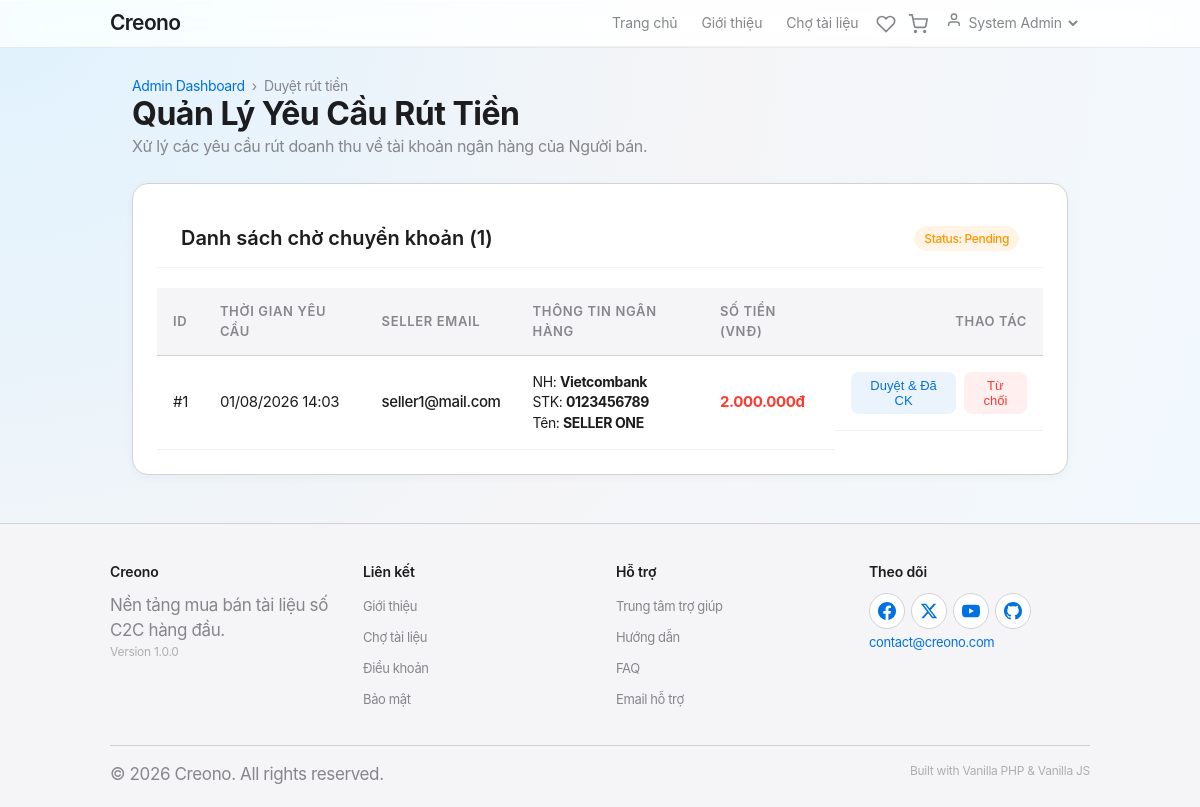
Page /admin/withdrawals (signed in) on the committed database.
### tables this page shows
CREATE TABLE withdraw_requests (
    id BIGINT AUTO_INCREMENT PRIMARY KEY,
    wallet_id BIGINT NOT NULL,
    amount DECIMAL(19,4) NOT NULL,
    bank_name VARCHAR(255) NOT NULL,
    bank_account_number VARCHAR(100) NOT NULL,
    bank_account_name VARCHAR(255) NOT NULL,
    status TINYINT DEFAULT 1 COMMENT '1: Pending, 2: Approved, 3: Rejected',
    admin_note TEXT DEFAULT NULL,
    processed_by BIGINT DEFAULT NULL COMMENT 'Admin ID',
    created_at DATETIME DEFAULT CURRENT_TIMESTAMP,
    updated_at DATETIME DEFAULT CURRENT_TIMESTAMP ON UPDATE CURRENT_TIMESTAMP,
    CONSTRAINT fk_withdraw_wallet FOREIGN KEY (wallet_id) REFERENCES wallets(id),
    CONSTRAINT fk_withdraw_admin FOREIGN KEY (processed_by) REFERENCES users(id)
);

CREATE TABLE users (
    id BIGINT AUTO_INCREMENT PRIMARY KEY,
    name VARCHAR(255) NOT NULL,
    email VARCHAR(255) NOT NULL UNIQUE,
    password VARCHAR(255) NOT NULL,
    role TINYINT DEFAULT 1 COMMENT '1:Buyer, 2:Seller, 3:Admin, 4:Censor',
    is_locked TINYINT DEFAULT 0 COMMENT '0:Active, 1:Locked',
    created_at DATETIME DEFAULT CURRENT_TIMESTAMP
);

### app/Controllers/Admin.php (called while the page is built, shortened)
<?php
class Admin extends Controller
{
    private Wallet $walletModel;
    public function __construct()
    {
        $this->walletModel = $this->model('Wallet');
    }
    public function withdrawals(): void
    {
        $data = [
            'title' => 'Phê duyệt rút tiền',
            'requests' => $this->walletModel->getPendingWithdrawals(),
            'csrf_token' => generateCsrfToken()
        ];
        $this->view('admin/withdrawals/index', $data);
    }
}

### app/Core/App.php (called while the page is built, shortened)
<?php
class App {
    protected $currentMethod = 'index';
    public function __construct() {
        $url = $this->getUrl();
        if (isset($url[0]) && file_exists('../app/Controllers/' . ucwords($url[0]) . '.php')) {
            unset($url[0]);
        }
        $this->currentController = new $this->currentController;
        if (isset($url[1])) {
            if (method_exists($this->currentController, $url[1])) {
                $this->currentMethod = $url[1];
                unset($url[1]);
            }
        }
        $this->params = $url ? array_values($url) : [];
        call_user_func_array([$this->currentController, $this->currentMethod], $this->params);
    }
    public function getUrl() {
        if (isset($_GET['url'])) {
            $url = rtrim($_GET['url'], '/');
            $url = filter_var($url, FILTER_SANITIZE_URL);
            $url = explode('/', $url);
            return $url;
        }
        return ['Pages', 'index'];
    }
}

### public/index.php (called while the page is built, shortened)
<?php
require_once '../app/Core/Database.php';
require_once '../app/Core/Controller.php';
require_once '../app/Core/App.php';
$init = new App();

### app/Core/Database.php (called while the page is built, shortened)
<?php
class Database {
    private $host = DB_HOST;
    private $user = DB_USER;
    private $pass = DB_PASS;
    private $dbname = DB_NAME;
    private $dbh;
    private $stmt;
    public function __construct() {
        $dsn = 'mysql:host=' . $this->host . ';dbname=' . $this->dbname . ';charset=utf8mb4';
        $options = array(
            PDO::ATTR_PERSISTENT => true,
            PDO::ATTR_ERRMODE => PDO::ERRMODE_EXCEPTION,
            PDO::ATTR_DEFAULT_FETCH_MODE => PDO::FETCH_OBJ
        );
        try {
            $this->dbh = new PDO($dsn, $this->user, $this->pass, $options);
        } catch (PDOException $e) {
            $this->error = $e->getMessage();
            die("Lỗi kết nối DB: " . $this->error);
        }
    }
    public function query($sql) {
        $this->stmt = $this->dbh->prepare($sql);
    }
    public function execute() {
        return $this->stmt->execute();
    }
    public function resultSet() {
        $this->execute();
        return $this->stmt->fetchAll();
    }
}

### app/Models/Wallet.php (called while the page is built, shortened)
<?php
class Wallet
{
    private Database $db;
    public function __construct()
    {
        $this->db = new Database;
    }
    public function getPendingWithdrawals(): array
    {
        $this->db->query("
            SELECT w.id AS request_id,
                   u.email AS seller_email,
                   w.amount AS amount,
                   w.bank_name AS bank_name,
                   w.bank_account_number AS bank_account_number,
                   w.bank_account_name AS bank_account_name,
                   w.created_at AS created_at
            FROM withdraw_requests w
            JOIN wallets wal ON w.wallet_id = wal.id
            JOIN users u ON wal.user_id = u.id
            WHERE w.status = 1
            ORDER BY w.created_at ASC
        ");
        return $this->db->resultSet();
    }
}

### app/Views/admin/withdrawals/index.php (the view, shortened to what this page needs)
<?php require APPROOT . '/Views/inc/header.php'; ?>
<div class="container mt-4 mb-5">
    <div class="admin-header flex-between mb-4">
        <div>
            <nav class="breadcrumb mb-2">
                <a href="<?php echo URLROOT; ?>/admin/dashboard">Admin Dashboard</a> &nbsp;&rsaquo;&nbsp;
                <span class="text-muted">Duyệt rút tiền</span>
            </nav>
            <h1 class="admin-title">Quản Lý Yêu Cầu Rút Tiền</h1>
            <p class="admin-subtitle">Xử lý các yêu cầu rút doanh thu về tài khoản ngân hàng của Người bán.</p>
        </div>
    </div>
    <div class="admin-card">
        <div class="card-header flex-between">
            <h3>Danh sách chờ chuyển khoản (<?php echo count($data['requests']); ?>)</h3>
            <span class="badge badge-warning">Status: Pending</span>
        </div>
        <div class="table-responsive">
            <table class="admin-table">
                <thead>
                    <tr>
                        <th>ID</th>
                        <th>Thời gian yêu cầu</th>
                        <th>Seller Email</th>
                        <th>Thông tin Ngân hàng</th>
                        <th>Số tiền (VNĐ)</th>
                        <th class="text-right">Thao tác</th>
                    </tr>
                </thead>
                <tbody>
                    <?php if (!empty($data['requests'])) : ?>
                        <?php foreach ($data['requests'] as $req) : ?>
                            <tr>
                                <td><span class="text-muted">#<?php echo $req->request_id; ?></span></td>
                                <td><?php echo date('d/m/Y H:i', strtotime($req->created_at)); ?></td>
                                <td><strong class="font-medium text-dark"><?php echo htmlspecialchars($req->seller_email); ?></strong></td>
                                <td>
                                    <div class="font-sm">
                                        NH: <strong><?php echo htmlspecialchars($req->bank_name); ?></strong><br>
                                        STK: <strong><?php echo htmlspecialchars($req->bank_account_number); ?></strong><br>
                                        Tên: <strong><?php echo htmlspecialchars($req->bank_account_name ?? 'Không xác định'); ?></strong> </div>
                                </td>
                                <td><strong class="text-danger"><?php echo number_format($req->amount, 0, ',', '.'); ?>đ</strong></td>
                                <td class="text-right action-buttons">
                                    <form action="<?php echo URLROOT; ?>/admin/processWithdrawal" method="POST" data-ajax="true" style="display: inline-block;">
                                        <button type="submit" class="btn-action btn-action-edit" title="Đã chuyển khoản xong">
                                            Duyệt & Đã CK
                                        </button>
                                    </form>
                                    <form action="<?php echo URLROOT; ?>/admin/processWithdrawal" method="POST" data-ajax="true" style="display: inline-block;">
                                        <button type="submit" class="btn-action btn-action-delete" title="Từ chối và Hoàn tiền về ví">
                                            Từ chối
                                        </button>
                                    </form>
                                </td>
                            </tr>
                        <?php endforeach; ?>
                    <?php else : ?>
                        <tr>
                            <td colspan="6" class="text-center text-muted py-4">Tất cả yêu cầu rút tiền đã được xử lý xong!</td>
                        </tr>
                    <?php endif; ?>
                </tbody>
            </table>
        </div>
    </div>
</div>
<?php require APPROOT . '/Views/inc/footer.php'; ?>

### public/css/style.css (style rules this page uses)
:root { --apple-blue: #0071e3; --apple-blue-hover: #0077ed; --apple-blue-light: #2997ff; --apple-red: #ff3b30; --apple-green: #34c759; --apple-orange: #ff9500; --apple-gray: #86868b; --apple-gray-light: #aeaeb2; --apple-gray-bg: #f5f5f7; --apple-gray-border: #d2d2d7; --apple-black: #1d1d1f; --apple-white: #ffffff; --apple-shadow-sm: 0 2px 8px rgba(0, 0, 0, 0.04); --apple-shadow-md: 0 4px 16px rgba(0, 0, 0, 0.06); --apple-shadow-lg: 0 8px 32px rgba(0, 0, 0, 0.08); --apple-shadow-xl: 0 16px 48px rgba(0, 0, 0, 0.12); --apple-radius-sm: 8px; --apple-radius-md: 12px; --apple-radius-lg: 16px; --apple-radius-xl: 20px; --apple-radius-full: 9999px; --nav-bg-opacity: 0.72; --nav-blur: 20px; }
* { margin: 0; padding: 0; box-sizing: border-box; }
html { -webkit-text-size-adjust: 100%; -webkit-font-smoothing: antialiased; -moz-osx-font-smoothing: grayscale; text-rendering: optimizeLegibility; }
body { font-family: 'SF Pro Display', 'Helvetica Neue', 'Helvetica', 'Arial', sans-serif; background: radial-gradient(circle at top left, #e0f2fe 0%, var(--apple-gray-bg) 50%, #f0f9ff 100%); background-attachment: fixed; color: var(--apple-black); line-height: 1.47059; letter-spacing: -0.022em; font-weight: 400; font-size: 17px; }
.container { max-width: 1024px; margin: 0 auto; padding: 0 22px; }
h1 { font-size: 48px; line-height: 1.08349; font-weight: 600; letter-spacing: -0.003em; }
h3 { font-size: 24px; line-height: 1.16667; font-weight: 600; letter-spacing: -0.002em; }
p { font-size: 17px; line-height: 1.47059; letter-spacing: -0.022em; color: var(--apple-gray); }
a { text-decoration: none; color: var(--apple-blue); transition: color 0.2s ease; }
.mt-4 { margin-top: 28px; }
.card-header { padding: 18px 24px; border-bottom: 1px solid var(--apple-gray-bg); display: flex; justify-content: space-between; align-items: center; }
.card-header h3 { font-size: 18px; font-weight: 600; margin: 0; color: var(--apple-black); }
.flex-between { display: flex; justify-content: space-between; align-items: center; }
.text-right { text-align: right; }
.font-sm { font-size: 14px; }
.font-medium { font-weight: 500; }
.text-dark { color: var(--apple-black); }
.text-danger { color: var(--apple-red); }
.breadcrumb { font-size: 14px; color: var(--apple-gray); }
.breadcrumb a { color: var(--apple-blue); text-decoration: none; }
.admin-header { margin-bottom: 24px; }
.admin-title { font-size: 32px; font-weight: 700; letter-spacing: -0.015em; color: var(--apple-black); }
.admin-subtitle { font-size: 16px; color: var(--apple-gray); margin-top: 4px; }
.admin-card { background: #fff; border-radius: var(--apple-radius-lg); border: 1px solid var(--apple-gray-border); padding: 24px; box-shadow: var(--apple-shadow-sm); }
.card-header { border-bottom: 1px solid var(--apple-gray-bg); padding-bottom: 16px; margin-bottom: 20px; }
.card-header h3 { font-size: 20px; font-weight: 600; color: var(--apple-black); margin: 0; }
.table-responsive { width: 100%; overflow-x: auto; -webkit-overflow-scrolling: touch; }
.admin-table { width: 100%; border-collapse: collapse; text-align: left; }
.admin-table th { background: var(--apple-gray-bg); padding: 14px 16px; font-size: 13px; font-weight: 600; color: var(--apple-gray); text-transform: uppercase; letter-spacing: 0.05em; border-bottom: 1px solid var(--apple-gray-border); }
.admin-table td { padding: 16px; font-size: 15px; border-bottom: 1px solid rgba(0, 0, 0, 0.05); vertical-align: middle; }
.admin-table tbody tr { transition: background 0.2s ease; }
.badge { display: inline-block; padding: 4px 10px; border-radius: var(--apple-radius-full); font-size: 12px; font-weight: 500; }
.action-buttons { display: flex; justify-content: flex-end; gap: 8px; }
.btn-action { display: inline-flex; align-items: center; gap: 4px; padding: 6px 12px; border-radius: 8px; font-size: 13px; font-weight: 500; border: none; cursor: pointer; text-decoration: none; transition: all 0.2s ease; }
.btn-action-edit { background: rgba(0, 113, 227, 0.08); color: var(--apple-blue); }
.btn-action-delete { background: rgba(255, 59, 48, 0.08); color: var(--apple-red); }
.badge-warning { background: rgba(255, 149, 0, 0.1); color: var(--apple-orange); }

### rows in the picture
withdraw_requests: id "1", created_at "01/08/2026 14:03", users.email "seller1@mail.com", bank_name "Vietcombank", bank_account_number "0123456789", bank_account_name "SELLER ONE", amount "2.000.000"

### other values in the picture
SITENAME "Creono"
$_SESSION['user_name'] "System Admin"
count($data['requests']) "1"
